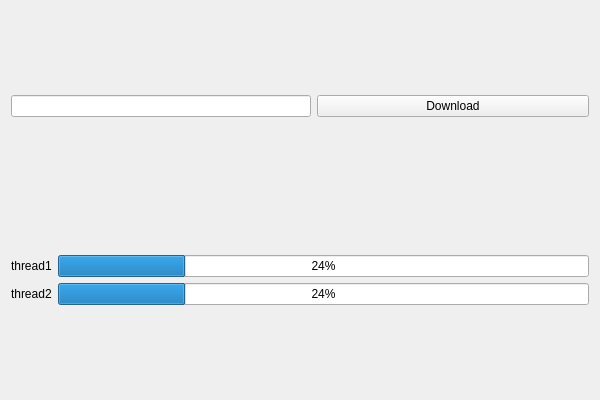
<?xml version="1.0" encoding="UTF-8"?>
<ui version="4.0">
 <class>DownloadImageClass</class>
 <widget class="QWidget" name="DownloadImageClass">
  <property name="geometry">
   <rect>
    <x>0</x>
    <y>0</y>
    <width>600</width>
    <height>400</height>
   </rect>
  </property>
  <property name="windowTitle">
   <string>DownloadImage</string>
  </property>
  <layout class="QVBoxLayout" name="verticalLayout">
   <item>
    <spacer name="verticalSpacer">
     <property name="orientation">
      <enum>Qt::Vertical</enum>
     </property>
     <property name="sizeHint" stdset="0">
      <size>
       <width>20</width>
       <height>70</height>
      </size>
     </property>
    </spacer>
   </item>
   <item>
    <layout class="QHBoxLayout" name="horizontalLayout">
     <item>
      <widget class="QLineEdit" name="lineEditUrl">
       <property name="minimumSize">
        <size>
         <width>300</width>
         <height>0</height>
        </size>
       </property>
       <property name="maximumSize">
        <size>
         <width>200</width>
         <height>16777215</height>
        </size>
       </property>
      </widget>
     </item>
     <item>
      <widget class="QPushButton" name="btnDownload">
       <property name="text">
        <string>Download</string>
       </property>
      </widget>
     </item>
    </layout>
   </item>
   <item>
    <spacer name="verticalSpacer_3">
     <property name="orientation">
      <enum>Qt::Vertical</enum>
     </property>
     <property name="sizeHint" stdset="0">
      <size>
       <width>20</width>
       <height>132</height>
      </size>
     </property>
    </spacer>
   </item>
   <item>
    <layout class="QGridLayout" name="gridLayout">
     <item row="0" column="0">
      <widget class="QLabel" name="label">
       <property name="text">
        <string>thread1</string>
       </property>
      </widget>
     </item>
     <item row="0" column="1">
      <widget class="QProgressBar" name="threadBar1">
       <property name="value">
        <number>24</number>
       </property>
      </widget>
     </item>
     <item row="1" column="0">
      <widget class="QLabel" name="label_2">
       <property name="text">
        <string>thread2</string>
       </property>
      </widget>
     </item>
     <item row="1" column="1">
      <widget class="QProgressBar" name="threadBar2">
       <property name="value">
        <number>24</number>
       </property>
      </widget>
     </item>
    </layout>
   </item>
   <item>
    <spacer name="verticalSpacer_2">
     <property name="orientation">
      <enum>Qt::Vertical</enum>
     </property>
     <property name="sizeHint" stdset="0">
      <size>
       <width>20</width>
       <height>70</height>
      </size>
     </property>
    </spacer>
   </item>
  </layout>
 </widget>
 <layoutdefault spacing="6" margin="11"/>
 <resources>
  <include location="DownloadImage.qrc"/>
 </resources>
 <connections/>
</ui>
